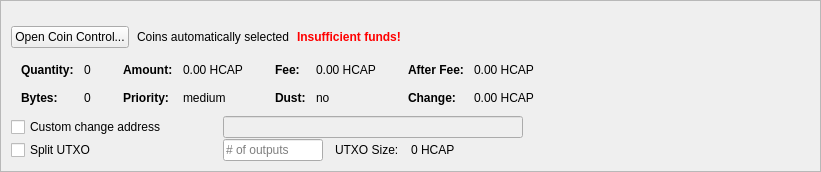
         <widget class="QFrame" name="frameCoinControl">
          <property name="sizePolicy">
           <sizepolicy hsizetype="Expanding" vsizetype="Expanding">
            <horstretch>0</horstretch>
            <verstretch>0</verstretch>
           </sizepolicy>
          </property>
          <property name="maximumSize">
           <size>
            <width>16777215</width>
            <height>16777215</height>
           </size>
          </property>
          <property name="frameShape">
           <enum>QFrame::StyledPanel</enum>
          </property>
          <property name="frameShadow">
           <enum>QFrame::Sunken</enum>
          </property>
          <layout class="QVBoxLayout" name="verticalLayoutCoinControl2">
           <property name="spacing">
            <number>0</number>
           </property>
           <property name="leftMargin">
            <number>0</number>
           </property>
           <property name="topMargin">
            <number>0</number>
           </property>
           <property name="rightMargin">
            <number>0</number>
           </property>
           <property name="bottomMargin">
            <number>0</number>
           </property>
           <item>
            <widget class="QFrame" name="frameCoinControl_BG">
             <layout class="QVBoxLayout" name="verticalLayoutCoinControl" stretch="0,0,0,0,0,0">
              <property name="spacing">
               <number>1</number>
              </property>
              <property name="leftMargin">
               <number>10</number>
              </property>
              <property name="topMargin">
               <number>10</number>
              </property>
              <item>
               <layout class="QHBoxLayout" name="horizontalLayoutCoinControl1">
                <property name="bottomMargin">
                 <number>15</number>
                </property>
                <item>
                 <layout class="QVBoxLayout" name="verticalLayout_3">
                  <property name="spacing">
                   <number>6</number>
                  </property>
                 </layout>
                </item>
               </layout>
              </item>
              <item>
               <layout class="QHBoxLayout" name="horizontalLayoutCoinControl2" stretch="0,0,0,0">
                <property name="spacing">
                 <number>8</number>
                </property>
                <property name="bottomMargin">
                 <number>10</number>
                </property>
                <item>
                 <widget class="QPushButton" name="pushButtonCoinControl">
                  <property name="sizePolicy">
                   <sizepolicy hsizetype="Minimum" vsizetype="Fixed">
                    <horstretch>0</horstretch>
                    <verstretch>0</verstretch>
                   </sizepolicy>
                  </property>
                  <property name="styleSheet">
                   <string notr="true"/>
                  </property>
                  <property name="text">
                   <string>Open Coin Control...</string>
                  </property>
                  <property name="autoDefault">
                   <bool>false</bool>
                  </property>
                 </widget>
                </item>
                <item>
                 <widget class="QLabel" name="labelCoinControlAutomaticallySelected">
                  <property name="text">
                   <string>Coins automatically selected</string>
                  </property>
                  <property name="margin">
                   <number>5</number>
                  </property>
                 </widget>
                </item>
                <item>
                 <widget class="QLabel" name="labelCoinControlInsuffFunds">
                  <property name="font">
                   <font>
                    <weight>75</weight>
                    <bold>true</bold>
                   </font>
                  </property>
                  <property name="styleSheet">
                   <string notr="true">color:red;font-weight:bold;</string>
                  </property>
                  <property name="text">
                   <string>Insufficient funds!</string>
                  </property>
                  <property name="margin">
                   <number>5</number>
                  </property>
                 </widget>
                </item>
                <item>
                 <spacer name="horizontalSpacerCoinControl">
                  <property name="orientation">
                   <enum>Qt::Horizontal</enum>
                  </property>
                  <property name="sizeHint" stdset="0">
                   <size>
                    <width>40</width>
                    <height>1</height>
                   </size>
                  </property>
                 </spacer>
                </item>
               </layout>
              </item>
              <item>
               <widget class="QWidget" name="widgetCoinControl" native="true">
                <property name="sizePolicy">
                 <sizepolicy hsizetype="Preferred" vsizetype="Preferred">
                  <horstretch>0</horstretch>
                  <verstretch>0</verstretch>
                 </sizepolicy>
                </property>
                <property name="minimumSize">
                 <size>
                  <width>0</width>
                  <height>0</height>
                 </size>
                </property>
                <property name="styleSheet">
                 <string notr="true"/>
                </property>
                <layout class="QHBoxLayout" name="horizontalLayoutCoinControl5">
                 <property name="leftMargin">
                  <number>0</number>
                 </property>
                 <property name="topMargin">
                  <number>0</number>
                 </property>
                 <property name="rightMargin">
                  <number>0</number>
                 </property>
                 <property name="bottomMargin">
                  <number>0</number>
                 </property>
                 <item>
                  <layout class="QHBoxLayout" name="horizontalLayoutCoinControl3" stretch="0,0,0,1">
                   <property name="spacing">
                    <number>20</number>
                   </property>
                   <property name="topMargin">
                    <number>0</number>
                   </property>
                   <property name="bottomMargin">
                    <number>10</number>
                   </property>
                   <item>
                    <layout class="QFormLayout" name="formLayoutCoinControl1">
                     <property name="horizontalSpacing">
                      <number>10</number>
                     </property>
                     <property name="verticalSpacing">
                      <number>14</number>
                     </property>
                     <property name="leftMargin">
                      <number>10</number>
                     </property>
                     <property name="topMargin">
                      <number>4</number>
                     </property>
                     <property name="rightMargin">
                      <number>6</number>
                     </property>
                     <item row="0" column="0">
                      <widget class="QLabel" name="labelCoinControlQuantityText">
                       <property name="font">
                        <font>
                         <weight>75</weight>
                         <bold>true</bold>
                        </font>
                       </property>
                       <property name="text">
                        <string>Quantity:</string>
                       </property>
                       <property name="margin">
                        <number>0</number>
                       </property>
                      </widget>
                     </item>
                     <item row="0" column="1">
                      <widget class="QLabel" name="labelCoinControlQuantity">
                       <property name="cursor">
                        <cursorShape>IBeamCursor</cursorShape>
                       </property>
                       <property name="contextMenuPolicy">
                        <enum>Qt::ActionsContextMenu</enum>
                       </property>
                       <property name="text">
                        <string notr="true">0</string>
                       </property>
                       <property name="margin">
                        <number>0</number>
                       </property>
                       <property name="textInteractionFlags">
                        <set>Qt::LinksAccessibleByMouse|Qt::TextSelectableByKeyboard|Qt::TextSelectableByMouse</set>
                       </property>
                      </widget>
                     </item>
                     <item row="1" column="0">
                      <widget class="QLabel" name="labelCoinControlBytesText">
                       <property name="font">
                        <font>
                         <weight>75</weight>
                         <bold>true</bold>
                        </font>
                       </property>
                       <property name="text">
                        <string>Bytes:</string>
                       </property>
                      </widget>
                     </item>
                     <item row="1" column="1">
                      <widget class="QLabel" name="labelCoinControlBytes">
                       <property name="cursor">
                        <cursorShape>IBeamCursor</cursorShape>
                       </property>
                       <property name="contextMenuPolicy">
                        <enum>Qt::ActionsContextMenu</enum>
                       </property>
                       <property name="text">
                        <string notr="true">0</string>
                       </property>
                       <property name="textInteractionFlags">
                        <set>Qt::LinksAccessibleByMouse|Qt::TextSelectableByKeyboard|Qt::TextSelectableByMouse</set>
                       </property>
                      </widget>
                     </item>
                    </layout>
                   </item>
                   <item>
                    <layout class="QFormLayout" name="formLayoutCoinControl2">
                     <property name="horizontalSpacing">
                      <number>10</number>
                     </property>
                     <property name="verticalSpacing">
                      <number>14</number>
                     </property>
                     <property name="leftMargin">
                      <number>6</number>
                     </property>
                     <property name="topMargin">
                      <number>4</number>
                     </property>
                     <property name="rightMargin">
                      <number>6</number>
                     </property>
                     <item row="0" column="0">
                      <widget class="QLabel" name="labelCoinControlAmountText">
                       <property name="font">
                        <font>
                         <weight>75</weight>
                         <bold>true</bold>
                        </font>
                       </property>
                       <property name="text">
                        <string>Amount:</string>
                       </property>
                       <property name="margin">
                        <number>0</number>
                       </property>
                      </widget>
                     </item>
                     <item row="0" column="1">
                      <widget class="QLabel" name="labelCoinControlAmount">
                       <property name="cursor">
                        <cursorShape>IBeamCursor</cursorShape>
                       </property>
                       <property name="contextMenuPolicy">
                        <enum>Qt::ActionsContextMenu</enum>
                       </property>
                       <property name="text">
                        <string notr="true">0.00 HCAP</string>
                       </property>
                       <property name="textInteractionFlags">
                        <set>Qt::LinksAccessibleByMouse|Qt::TextSelectableByKeyboard|Qt::TextSelectableByMouse</set>
                       </property>
                      </widget>
                     </item>
                     <item row="1" column="0">
                      <widget class="QLabel" name="labelCoinControlPriorityText">
                       <property name="font">
                        <font>
                         <weight>75</weight>
                         <bold>true</bold>
                        </font>
                       </property>
                       <property name="text">
                        <string>Priority:</string>
                       </property>
                      </widget>
                     </item>
                     <item row="1" column="1">
                      <widget class="QLabel" name="labelCoinControlPriority">
                       <property name="cursor">
                        <cursorShape>IBeamCursor</cursorShape>
                       </property>
                       <property name="contextMenuPolicy">
                        <enum>Qt::ActionsContextMenu</enum>
                       </property>
                       <property name="text">
                        <string>medium</string>
                       </property>
                       <property name="textInteractionFlags">
                        <set>Qt::LinksAccessibleByMouse|Qt::TextSelectableByKeyboard|Qt::TextSelectableByMouse</set>
                       </property>
                      </widget>
                     </item>
                    </layout>
                   </item>
                   <item>
                    <layout class="QFormLayout" name="formLayoutCoinControl3">
                     <property name="horizontalSpacing">
                      <number>10</number>
                     </property>
                     <property name="verticalSpacing">
                      <number>14</number>
                     </property>
                     <property name="leftMargin">
                      <number>6</number>
                     </property>
                     <property name="topMargin">
                      <number>4</number>
                     </property>
                     <property name="rightMargin">
                      <number>6</number>
                     </property>
                     <item row="0" column="0">
                      <widget class="QLabel" name="labelCoinControlFeeText">
                       <property name="font">
                        <font>
                         <weight>75</weight>
                         <bold>true</bold>
                        </font>
                       </property>
                       <property name="text">
                        <string>Fee:</string>
                       </property>
                       <property name="margin">
                        <number>0</number>
                       </property>
                      </widget>
                     </item>
                     <item row="0" column="1">
                      <widget class="QLabel" name="labelCoinControlFee">
                       <property name="cursor">
                        <cursorShape>IBeamCursor</cursorShape>
                       </property>
                       <property name="contextMenuPolicy">
                        <enum>Qt::ActionsContextMenu</enum>
                       </property>
                       <property name="text">
                        <string notr="true">0.00 HCAP</string>
                       </property>
                       <property name="textInteractionFlags">
                        <set>Qt::LinksAccessibleByMouse|Qt::TextSelectableByKeyboard|Qt::TextSelectableByMouse</set>
                       </property>
                      </widget>
                     </item>
                     <item row="1" column="0">
                      <widget class="QLabel" name="labelCoinControlLowOutputText">
                       <property name="font">
                        <font>
                         <weight>75</weight>
                         <bold>true</bold>
                        </font>
                       </property>
                       <property name="text">
                        <string>Dust:</string>
                       </property>
                      </widget>
                     </item>
                     <item row="1" column="1">
                      <widget class="QLabel" name="labelCoinControlLowOutput">
                       <property name="cursor">
                        <cursorShape>IBeamCursor</cursorShape>
                       </property>
                       <property name="contextMenuPolicy">
                        <enum>Qt::ActionsContextMenu</enum>
                       </property>
                       <property name="text">
                        <string>no</string>
                       </property>
                       <property name="textInteractionFlags">
                        <set>Qt::LinksAccessibleByMouse|Qt::TextSelectableByKeyboard|Qt::TextSelectableByMouse</set>
                       </property>
                      </widget>
                     </item>
                    </layout>
                   </item>
                   <item>
                    <layout class="QFormLayout" name="formLayoutCoinControl4">
                     <property name="horizontalSpacing">
                      <number>10</number>
                     </property>
                     <property name="verticalSpacing">
                      <number>14</number>
                     </property>
                     <property name="leftMargin">
                      <number>6</number>
                     </property>
                     <property name="topMargin">
                      <number>4</number>
                     </property>
                     <property name="rightMargin">
                      <number>6</number>
                     </property>
                     <item row="0" column="0">
                      <widget class="QLabel" name="labelCoinControlAfterFeeText">
                       <property name="font">
                        <font>
                         <weight>75</weight>
                         <bold>true</bold>
                        </font>
                       </property>
                       <property name="text">
                        <string>After Fee:</string>
                       </property>
                       <property name="margin">
                        <number>0</number>
                       </property>
                      </widget>
                     </item>
                     <item row="0" column="1">
                      <widget class="QLabel" name="labelCoinControlAfterFee">
                       <property name="cursor">
                        <cursorShape>IBeamCursor</cursorShape>
                       </property>
                       <property name="contextMenuPolicy">
                        <enum>Qt::ActionsContextMenu</enum>
                       </property>
                       <property name="text">
                        <string notr="true">0.00 HCAP</string>
                       </property>
                       <property name="textInteractionFlags">
                        <set>Qt::LinksAccessibleByMouse|Qt::TextSelectableByKeyboard|Qt::TextSelectableByMouse</set>
                       </property>
                      </widget>
                     </item>
                     <item row="1" column="0">
                      <widget class="QLabel" name="labelCoinControlChangeText">
                       <property name="font">
                        <font>
                         <weight>75</weight>
                         <bold>true</bold>
                        </font>
                       </property>
                       <property name="text">
                        <string>Change:</string>
                       </property>
                      </widget>
                     </item>
                     <item row="1" column="1">
                      <widget class="QLabel" name="labelCoinControlChange">
                       <property name="cursor">
                        <cursorShape>IBeamCursor</cursorShape>
                       </property>
                       <property name="contextMenuPolicy">
                        <enum>Qt::ActionsContextMenu</enum>
                       </property>
                       <property name="text">
                        <string notr="true">0.00 HCAP</string>
                       </property>
                       <property name="textInteractionFlags">
                        <set>Qt::LinksAccessibleByMouse|Qt::TextSelectableByKeyboard|Qt::TextSelectableByMouse</set>
                       </property>
                      </widget>
                     </item>
                    </layout>
                   </item>
                  </layout>
                 </item>
                </layout>
               </widget>
              </item>
              <item>
               <layout class="QHBoxLayout" name="horizontalLayoutCoinControl4">
                <property name="spacing">
                 <number>12</number>
                </property>
                <property name="sizeConstraint">
                 <enum>QLayout::SetDefaultConstraint</enum>
                </property>
                <property name="topMargin">
                 <number>0</number>
                </property>
                <property name="rightMargin">
                 <number>0</number>
                </property>
                <item>
                 <widget class="QCheckBox" name="checkBoxCoinControlChange">
                  <property name="sizePolicy">
                   <sizepolicy hsizetype="Preferred" vsizetype="Preferred">
                    <horstretch>0</horstretch>
                    <verstretch>0</verstretch>
                   </sizepolicy>
                  </property>
                  <property name="minimumSize">
                   <size>
                    <width>200</width>
                    <height>0</height>
                   </size>
                  </property>
                  <property name="maximumSize">
                   <size>
                    <width>200</width>
                    <height>16777215</height>
                   </size>
                  </property>
                  <property name="toolTip">
                   <string>If this is activated, but the change address is empty or invalid, change will be sent to a newly generated address.</string>
                  </property>
                  <property name="text">
                   <string>Custom change address</string>
                  </property>
                 </widget>
                </item>
                <item>
                 <widget class="QValidatedLineEdit" name="lineEditCoinControlChange">
                  <property name="enabled">
                   <bool>false</bool>
                  </property>
                  <property name="sizePolicy">
                   <sizepolicy hsizetype="Preferred" vsizetype="Preferred">
                    <horstretch>0</horstretch>
                    <verstretch>0</verstretch>
                   </sizepolicy>
                  </property>
                  <property name="minimumSize">
                   <size>
                    <width>300</width>
                    <height>0</height>
                   </size>
                  </property>
                 </widget>
                </item>
                <item>
                 <widget class="QLabel" name="labelCoinControlChangeLabel">
                  <property name="sizePolicy">
                   <sizepolicy hsizetype="Preferred" vsizetype="Preferred">
                    <horstretch>0</horstretch>
                    <verstretch>0</verstretch>
                   </sizepolicy>
                  </property>
                  <property name="minimumSize">
                   <size>
                    <width>100</width>
                    <height>0</height>
                   </size>
                  </property>
                  <property name="text">
                   <string/>
                  </property>
                  <property name="margin">
                   <number>3</number>
                  </property>
                 </widget>
                </item>
               </layout>
              </item>
              <item>
               <layout class="QHBoxLayout" name="horizontalLayoutCoinControl6">
                <property name="spacing">
                 <number>12</number>
                </property>
                <property name="rightMargin">
                 <number>0</number>
                </property>
                <item>
                 <widget class="QCheckBox" name="splitBlockCheckBox">
                  <property name="sizePolicy">
                   <sizepolicy hsizetype="Preferred" vsizetype="Preferred">
                    <horstretch>0</horstretch>
                    <verstretch>0</verstretch>
                   </sizepolicy>
                  </property>
                  <property name="minimumSize">
                   <size>
                    <width>200</width>
                    <height>0</height>
                   </size>
                  </property>
                  <property name="maximumSize">
                   <size>
                    <width>200</width>
                    <height>16777215</height>
                   </size>
                  </property>
                  <property name="text">
                   <string>Split UTXO</string>
                  </property>
                 </widget>
                </item>
                <item>
                 <widget class="QLineEdit" name="splitBlockLineEdit">
                  <property name="sizePolicy">
                   <sizepolicy hsizetype="Preferred" vsizetype="Preferred">
                    <horstretch>50</horstretch>
                    <verstretch>0</verstretch>
                   </sizepolicy>
                  </property>
                  <property name="minimumSize">
                   <size>
                    <width>100</width>
                    <height>0</height>
                   </size>
                  </property>
                  <property name="maximumSize">
                   <size>
                    <width>100</width>
                    <height>16777215</height>
                   </size>
                  </property>
                  <property name="placeholderText">
                   <string># of outputs</string>
                  </property>
                 </widget>
                </item>
                <item>
                 <widget class="QLabel" name="labelBlockSizeText">
                  <property name="text">
                   <string>UTXO Size:</string>
                  </property>
                 </widget>
                </item>
                <item>
                 <widget class="QLabel" name="labelBlockSize">
                  <property name="text">
                   <string>0 HCAP</string>
                  </property>
                 </widget>
                </item>
                <item>
                 <spacer name="horizontalSpacer_7">
                  <property name="orientation">
                   <enum>Qt::Horizontal</enum>
                  </property>
                  <property name="sizeHint" stdset="0">
                   <size>
                    <width>40</width>
                    <height>20</height>
                   </size>
                  </property>
                 </spacer>
                </item>
               </layout>
              </item>
              <item>
               <spacer name="verticalSpacerCoinControl">
                <property name="orientation">
                 <enum>Qt::Vertical</enum>
                </property>
                <property name="sizeHint" stdset="0">
                 <size>
                  <width>800</width>
                  <height>1</height>
                 </size>
                </property>
               </spacer>
              </item>
             </layout>
            </widget>
           </item>
          </layout>
         </widget>
